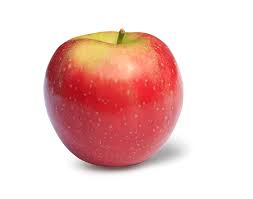
#> input picture lc-slm/images/apple.jpg, 253 x 199 px
$ python rainbow_colorize.py ../lc-slm/images/apple.jpg
#> lines starting #> are read from the running program, lines starting #| are printed output that depends on the picture
import argparse
import numpy as np
from PIL import Image
import matplotlib.pyplot as plt
import os


def grayscale_to_rainbow(image_path):
    # Load the grayscale image
#> called with image_path = '../lc-slm/images/apple.jpg'
    img = Image.open(image_path).convert("L")  # 'L' mode is for grayscale
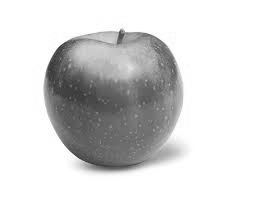
#> img: PIL image 253x199 L; min 43, max 255, mean 213.4

    # Convert the grayscale image to a numpy array
    grayscale_array = np.array(img)

    # Normalize the grayscale values to the range [0, 1]
    normalized_array = grayscale_array / 255.0

    # Get the rainbow colormap from matplotlib
    cmap = plt.get_cmap("hsv")

    # Apply the colormap to the normalized grayscale values
    colorized_array = cmap(normalized_array)
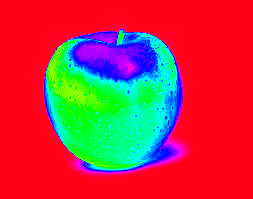
#> colorized_array: shape (199, 253, 4) float64; mean of channels 0, 1, 2, 3 0.714, 0.229, 0.278, 1; drawn as R, G, B

    # Convert the colormap output to 8-bit RGB values
    colorized_array = (colorized_array[:, :, :3] * 255).astype(np.uint8)
#> colorized_array: shape (199, 253, 3)

    # Convert the numpy array back to an image
    colorized_image = Image.fromarray(colorized_array)

    # Save the colorized image with "_rainbow" appended to the original file name
    base, ext = os.path.splitext(image_path)
    new_image_path = f"{base}_rainbow{ext}"
    colorized_image.save(new_image_path)

    print(f"Saved rainbow-colorized image as: {new_image_path}")


if __name__ == "__main__":
    parser = argparse.ArgumentParser(
        formatter_class=argparse.ArgumentDefaultsHelpFormatter,
        description="Convert a grayscale image to a rainbow colorized image.",
    )
    parser.add_argument("image_path", type=str, help="Path to the grayscale image.")

    args = parser.parse_args()

    grayscale_to_rainbow(args.image_path)
